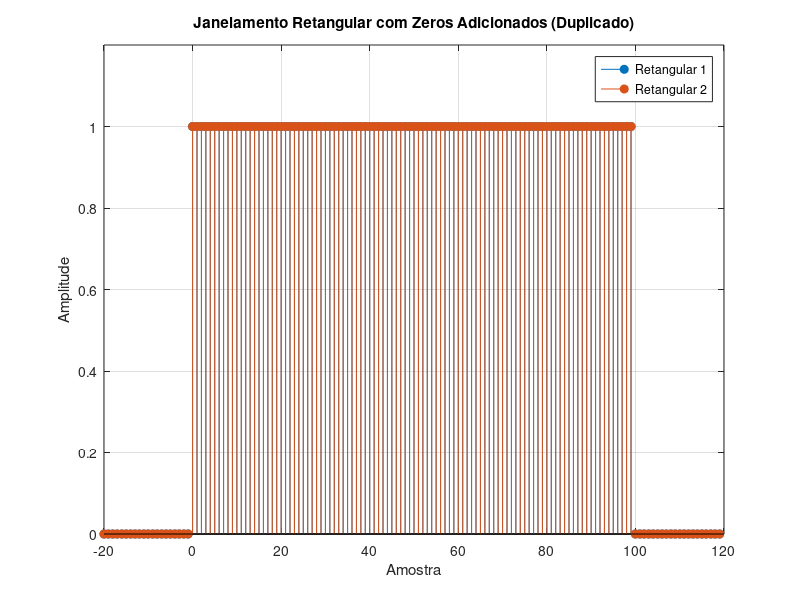

The MATLAB source for this figure:
% Define the length of the window and the amount of padding
N = 100;
padding = 20;

% Generate the rectangular window
rectangular_window = rectwin(N);

% Add zero-padding to the window
window_with_padding = [zeros(padding, 1); rectangular_window; zeros(padding, 1)];

% Create the indices to start from -padding to N-1
indices = -padding:(N+padding-1);

% Create the figure and plot the rectangular window with impulses twice
figure;
stem(indices, window_with_padding, 'filled', 'DisplayName', 'Retangular 1');
hold on; % Hold the plot to add the second plot
stem(indices, window_with_padding, 'filled', 'DisplayName', 'Retangular 2');
xlabel('Amostra');
ylabel('Amplitude');
title('Janelamento Retangular com Zeros Adicionados (Duplicado)');
legend show;
grid on;

% Adjust the y-axis limits to improve visualization
ylim([0 1.2]); % Set the maximum y-axis limit slightly greater than 1
hold off; % Release the plot hold

